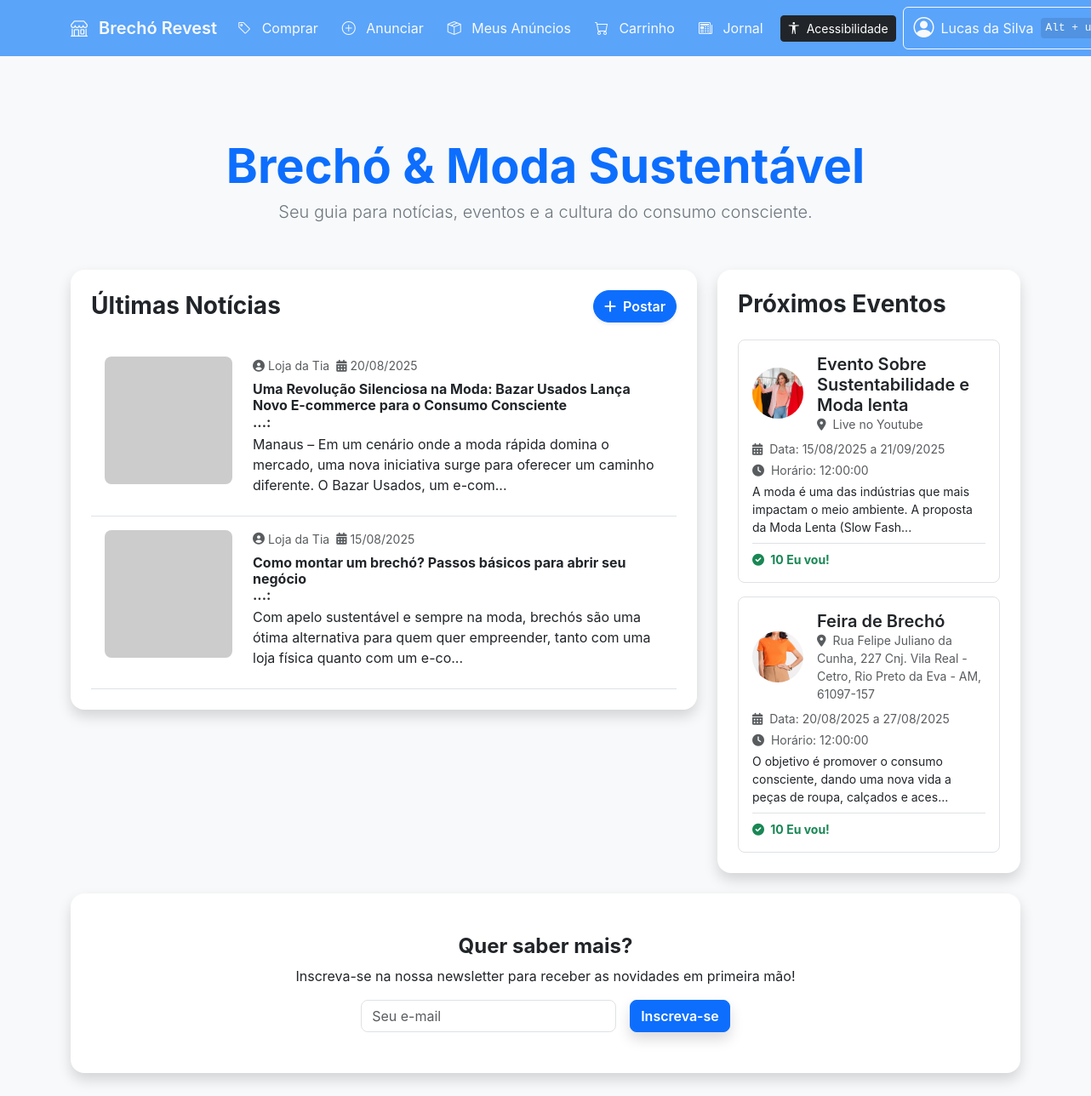
/main_jornal.php (signed in), run on the app's committed database.
### tables this page shows
CREATE TABLE `noticias` (
  `id` int(11) NOT NULL,
  `autor` varchar(255) NOT NULL,
  `corpo_do_texto` text NOT NULL,
  `data_de_publicacao` date NOT NULL,
  `referencias` varchar(500) DEFAULT NULL,
  `imagem` varchar(255) DEFAULT NULL,
  `resumo` varchar(255) NOT NULL
);

CREATE TABLE `eventos` (
  `id` int(11) NOT NULL,
  `nome_evento` varchar(255) NOT NULL,
  `data_inicio_evento` date NOT NULL,
  `data_termino_evento` date DEFAULT NULL,
  `data_evento` date NOT NULL,
  `hora_evento` time NOT NULL,
  `local_evento` varchar(255) NOT NULL,
  `descricao_evento` text DEFAULT NULL,
  `imagem_evento` varchar(255) DEFAULT NULL,
  `confirmacoes` int(11) DEFAULT 0,
  `resumo` varchar(255) NOT NULL,
  `contador_participantes` int(11) NOT NULL DEFAULT 0
);

### public/main_jornal.php (called while the page is built)
<?php
include __DIR__ . '/../app/core/conexao.php';
include __DIR__ . '/../app/logic/main_jornal.php';
include __DIR__ . '/../app/views/main_jornal.php';
?>

### app/logic/main_jornal.php (called while the page is built, shortened)
<?php
require_once __DIR__ . '/../core/conexao.php';
$sql_noticias = "SELECT id, autor, resumo, corpo_do_texto, data_de_publicacao, referencias, imagem FROM noticias ORDER BY data_de_publicacao DESC LIMIT 5";
$resultado_noticias = $con->query($sql_noticias);
$sql_eventos = "SELECT id, nome_evento, data_inicio_evento, data_termino_evento, hora_evento, local_evento, descricao_evento, imagem_evento, confirmacoes FROM eventos ORDER BY data_inicio_evento ASC LIMIT 5";
$resultado_eventos = $con->query($sql_eventos);
?>
<?php
include __DIR__ . '/../includes/header.php';
?>

### app/views/main_jornal.php (the view, shortened to what this page needs)
<!DOCTYPE html>
<html lang="pt-BR">
<head>
    <link rel="stylesheet" href="https://cdnjs.cloudflare.com/ajax/libs/font-awesome/6.0.0-beta3/css/all.min.css">
</head>
<body class="bg-light text-dark">
    <div class="container my-5">
        <header class="text-center py-5">
            <h1 class="display-4 fw-bolder text-primary mb-2">Brechó & Moda Sustentável</h1>
            <p class="h5 text-secondary fw-light">Seu guia para notícias, eventos e a cultura do consumo consciente.</p>
        </header>
        <main class="row g-4">
            <section class="col-md-8">
                <div class="bg-white rounded-4 shadow p-4">
                    <div class="d-flex justify-content-between align-items-center mb-4">
                        <h2 class="h3 fw-bold text-dark mb-0">Últimas Notícias</h2>
                        <a href="cadastro_jornal.php" class="btn btn-primary rounded-pill fw-semibold shadow-sm">
                            <i class="fas fa-plus me-1"></i> Postar
                        </a>
                    </div>
                    <div class="d-flex flex-column">
                        <?php
                        if ($resultado_noticias->num_rows > 0) {
                            while ($row_noticia = $resultado_noticias->fetch_assoc()) {
                                $data_formatada = date("d/m/Y", strtotime($row_noticia['data_de_publicacao']));
                        ?>
                                <a href="ver_noticia.php?tipo=noticia&id=<?php echo htmlspecialchars($row_noticia['id']); ?>" class="clickable-card p-3 border-bottom last:border-bottom-0">
                                    <article class="d-flex flex-column flex-sm-row gap-4">
                                        <img src="uploads/<?php echo htmlspecialchars($row_noticia['imagem']); ?>"
                                            alt="Imagem da notícia" class="rounded-3" style="width: 150px; height: 150px; object-fit: cover;"
                                            onerror="this.src='https://placehold.co/150x150/507d57/ffffff?text=BRECH%C3%93'">
                                        <div class="flex-grow-1">
                                            <div class="d-flex align-items-center gap-2 text-muted small mb-2">
                                                <span class="d-flex align-items-center"><i class="fas fa-user-circle me-1"></i> <?php echo htmlspecialchars($row_noticia['autor']); ?></span>
                                                <span class="d-flex align-items-center"><i class="fas fa-calendar-alt me-1"></i> <?php echo htmlspecialchars($data_formatada); ?></span>
                                            </div>
                                            <h4 class="h6 text-dark fw-bold mb-1"><?php echo nl2br(htmlspecialchars(substr($row_noticia['resumo'], 0, 150))) . '...'; ?>:</h4>
                                            <p class="text-dark mb-2"><?php echo nl2br(htmlspecialchars(substr($row_noticia['corpo_do_texto'], 0, 150))) . '...'; ?></p>
                                        </div>
                                    </article>
                                </a>
                        <?php
                            }
                        } else {
                            echo "<p class='text-center text-muted'>Nenhuma notícia encontrada.</p>";
                        }
                        ?>
                    </div>
                </div>
            </section>
            <section class="col-md-4">
                <div class="bg-white rounded-4 shadow p-4">
                    <h2 class="h3 fw-bold text-dark mb-4">Próximos Eventos</h2>
                    <div class="d-flex flex-column gap-3">
                        <?php
                        if ($resultado_eventos->num_rows > 0) {
                            while ($row_evento = $resultado_eventos->fetch_assoc()) {
                                $data_inicio_formatada = date("d/m/Y", strtotime($row_evento['data_inicio_evento']));
                                $data_termino_formatada = !empty($row_evento['data_termino_evento']) ? date("d/m/Y", strtotime($row_evento['data_termino_evento'])) : 'Não informado';
                        ?>
                                <a href="ver_noticia.php?tipo=evento&id=<?php echo htmlspecialchars($row_evento['id']); ?>" class="clickable-card p-3 rounded-3 border">
                                    <article>
                                        <div class="d-flex align-items-center mb-2">
                                            <img src="uploads/<?php echo htmlspecialchars($row_evento['imagem_evento']); ?>"
                                                alt="Imagem do evento" class="rounded-circle me-3" style="width: 60px; height: 60px; object-fit: cover;"
                                                onerror="this.src='https://placehold.co/60x60/d4a373/ffffff?text=EVENTO'">
                                            <div class="flex-grow-1">
                                                <h3 class="h5 fw-semibold text-dark mb-0"><?php echo htmlspecialchars($row_evento['nome_evento']); ?></h3>
                                                <p class="text-muted small mb-0"><i class="fas fa-map-marker-alt me-1"></i> <?php echo htmlspecialchars($row_evento['local_evento']); ?></p>
                                            </div>
                                        </div>
                                        <p class="text-muted small mb-1"><i class="fas fa-calendar-alt me-1"></i> Data: <?php echo htmlspecialchars($data_inicio_formatada); ?> <?php echo !empty($row_evento['data_termino_evento']) ? ' a ' . htmlspecialchars($data_termino_formatada) : ''; ?></p>
                                        <p class="text-muted small mb-1"><i class="fas fa-clock me-1"></i> Horário: <?php echo htmlspecialchars($row_evento['hora_evento']); ?></p>
                                        <p class="text-dark small mb-2"><?php echo nl2br(htmlspecialchars(substr($row_evento['descricao_evento'], 0, 100))) . '...'; ?></p>
                                        <div class="d-flex align-items-center justify-content-between pt-2 border-top">
                                            <span class="text-success fw-bold small"><i class="fas fa-check-circle me-1"></i> <?php echo htmlspecialchars($row_evento['confirmacoes']); ?> Eu vou!</span>
                                        </div>
                                    </article>
                                </a>
                        <?php
                            }
                        } else {
                            echo "<p class='text-center text-muted'>Nenhum evento futuro encontrado.</p>";
                        }
                        ?>
                    </div>
                </div>
            </section>
        </main>
        <footer class="text-center py-5 mt-4 bg-white rounded-4 shadow p-4">
            <h3 class="h4 fw-bold text-dark mb-2">Quer saber mais?</h3>
            <p class="text-dark mb-3">Inscreva-se na nossa newsletter para receber as novidades em primeira mão!</p>
            <div class="d-flex flex-column flex-sm-row justify-content-center gap-3">
                <input type="email" placeholder="Seu e-mail" class="form-control rounded-3 border flex-grow-1" style="max-width: 300px;">
                <button class="btn btn-primary rounded-3 fw-semibold shadow">Inscreva-se</button>
            </div>
        </footer>
    </div>
</body>
</html>

### app/includes/header.php (style rules this page uses)
body { font-family: 'Poppins', sans-serif; }

### app/views/main_jornal.php (style rules this page uses)
body { font-family: 'Inter', sans-serif; background-color: #f8f9fa; }
.clickable-card { display: block; text-decoration: none; color: inherit; transition: transform 0.2s, box-shadow 0.2s; }

### data on the page
noticias: autor "Loja da Tia", data_de_publicacao "20/08/2025", resumo "Uma Revolução Silenciosa na Moda: Bazar Usados Lança Novo E-commerce para o Consumo Consciente", corpo_do_texto "Manaus – Em um cenário onde a moda rápida domina o mercado, uma nova iniciativa surge para oferecer um caminho diferente. O Bazar Usados, um e-com"
noticias: autor "Loja da Tia", data_de_publicacao "15/08/2025", resumo "Como montar um brechó? Passos básicos para abrir seu negócio", corpo_do_texto "Com apelo sustentável e sempre na moda, brechós são uma ótima alternativa para quem quer empreender, tanto com uma loja física quanto com um e-co"
eventos: imagem_evento (picture), nome_evento "Evento Sobre Sustentabilidade e Moda lenta", local_evento "Live no Youtube", data_inicio_evento "15/08/2025", data_termino_evento "21/09/2025", hora_evento "12:00:00", descricao_evento "A moda é uma das indústrias que mais impactam o meio ambiente. A proposta da Moda Lenta (Slow Fash", confirmacoes "10"
eventos: imagem_evento (picture), nome_evento "Feira de Brechó", local_evento "Rua Felipe Juliano da Cunha, 227 Cnj. Vila Real - Cetro, Rio Preto da Eva - AM, 61097-157", data_inicio_evento "20/08/2025", data_termino_evento "27/08/2025", hora_evento "12:00:00", descricao_evento "O objetivo é promover o consumo consciente, dando uma nova vida a peças de roupa, calçados e aces", confirmacoes "10"

### other printed values
$_SESSION['usuario']['nome'] "Lucas da Silva"
